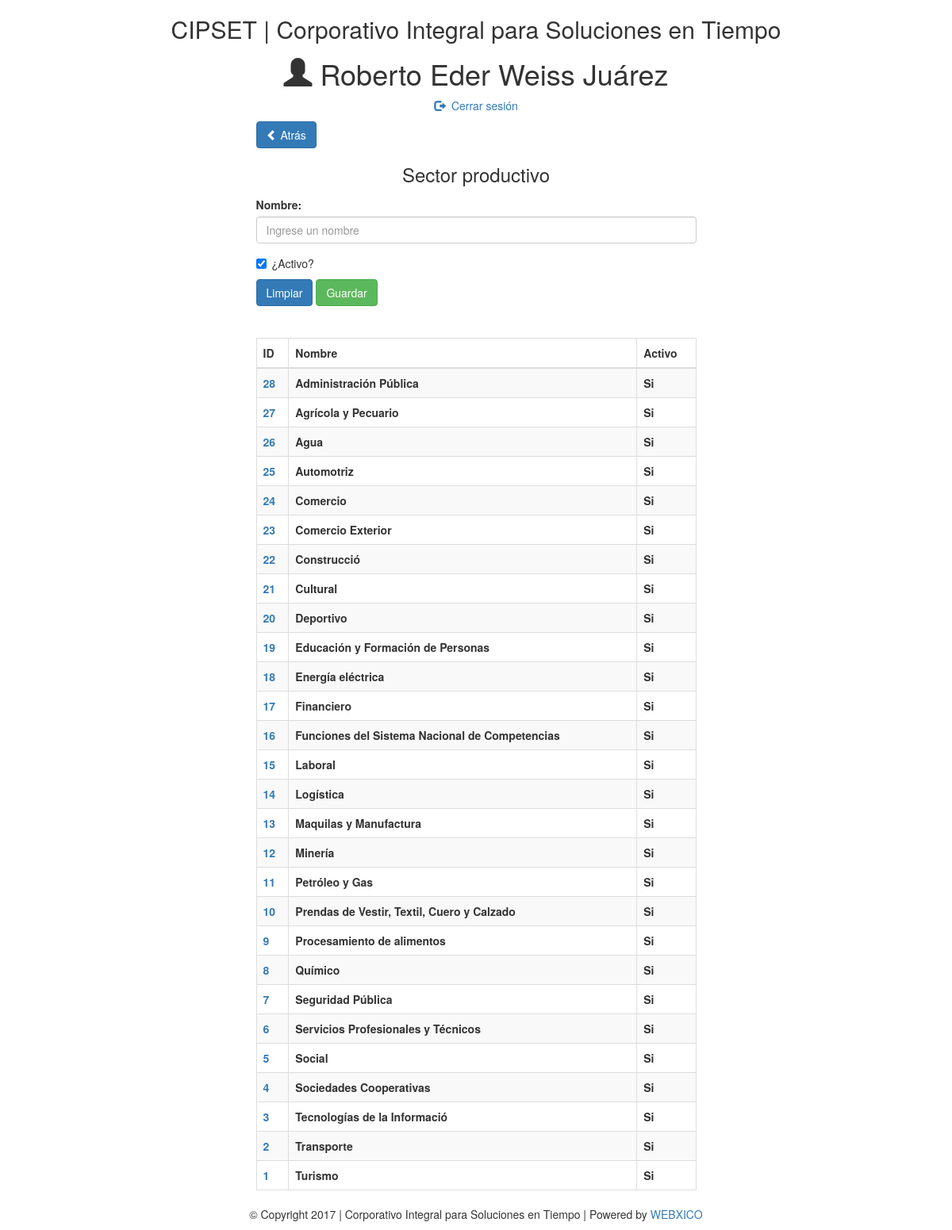
/php/cat_sectores_productivos.php (signed in), run on the app's committed database.
### tables this page shows
create table sectores_productivos
(
   id                   int not null,
   nombre               varchar(50),
   activo               bit,
   primary key (id)
);

### class/SectorProductivo.php (called while the page is built, shortened)
<?php
class SectorProductivo {
    private $nombre;
    function __construct() {
        $nargs = func_num_args();
    }
    private function limpiar() {
        $this->nombre = "";
    }
    function getNombre() {
        return $this->nombre;
    }
}

### class/UtilDB.php (called while the page is built, shortened)
<?php
class UtilDB {
    private static $servername = "localhost";
    private static $username = "root";
    private static $password = "";
    private static $database = "cipset";
    static function getConnection() {
        try {
            $cnxString = "mysql:host=" . UtilDB::$servername . ";dbname=" . UtilDB::$database;
            $params = array(PDO::MYSQL_ATTR_INIT_COMMAND => "SET NAMES utf8", PDO::ATTR_ERRMODE => PDO::ERRMODE_EXCEPTION, PDO::ATTR_CASE => PDO::CASE_LOWER);
            $cnx = new PDO($cnxString, UtilDB::$username, UtilDB::$password, $params);
        } catch (PDOException $e) {
            echo "Connection failed: " . $e->getMessage();
        }
        return $cnx;
    }
    static function ejecutaConsulta($sql) {
        $cnx3 = UtilDB::getConnection();
        $rst = $cnx3->query($sql);
        return $rst;
    }
}

### php/cat_sectores_productivos.php (the view, shortened to what this page needs)
<?php
require_once '../class/SectorProductivo.php';
require_once '../class/UtilDB.php';
$s = new SectorProductivo();
?>
<!DOCTYPE html>
<html lang="es">
    <head>
        <link href="../bower_components/bootstrap/dist/css/bootstrap.min.css" rel="stylesheet"/>
    </head>
    <body>
        <div class="container">
            <?php include './includeHeader2.php'; ?>
            <div class="row">
                <div class="col-md-6 col-md-offset-3">
                    <a href="home.php" class="btn btn-primary"><span class="glyphicon glyphicon-chevron-left"></span> Atrás</a><br/>
                    <h3 class="text-center">Sector productivo</h3>
                    <form name="frmSectorProductivo" id="frmSectorProductivo" action="<?php echo($_SERVER['PHP_SELF']); ?>" role="form" method="post">
                        <div class="form-group">
                            <label for="txtNombre">Nombre:</label>
                            <input type="text" name="txtNombre" id="txtNombre" placeholder="Ingrese un nombre" value="<?php echo($s->getNombre()); ?>" class="form-control"  maxlength="50"/>
                        </div>
                        <div class="checkbox">
                            <label><input type="checkbox" name="cbxActivo" id="cbxActivo" checked/>¿Activo?</label>
                        </div>
                        <button type="button" class="btn btn-primary" id="btnLimpiar" name="btnLimpiar" onclick="limpiar();">Limpiar</button>
                        <button type="button" class="btn btn-success" id="btnGrabar" name="btnGrabar" onclick="grabar();">Guardar</button>
                    </form>
                </div>
            </div>
            <div class="row">
                <div class="col-md-6 col-md-offset-3">
                    <br/>
                    <br/>
                    <table class="table table-bordered table-striped table-hover table-responsive">
                        <thead>
                            <tr>
                                <th>ID</th>
                                <th>Nombre</th>
                                <th>Activo</th>
                            </tr>
                        </thead>
                        <tbody>
                            <?php
                            $sql = "SELECT * FROM sectores_productivos ORDER BY id DESC";
                            $rst = UtilDB::ejecutaConsulta($sql);
                            foreach ($rst as $row) {
                                ?>
                                <tr>
                                    <th><a href="javascript:void(0);" onclick="$('#txtCveSectorProductivo').val(<?php echo($row['id']); ?>);
                                                recargar();"><?php echo($row['id']); ?></a></th>
                                    <th><?php echo($row['nombre']); ?></th>
                                    <th><?php echo($row['activo'] == 1 ? "Si" : "No"); ?></th>
                                </tr>
                            <?php } $rst->closeCursor(); ?>
                        </tbody>
                    </table>
                </div>
            </div>
            <div class="row">
                <?php include './includeFooter.php'; ?>
            </div>
        </div>
    </body>
</html>

### data on the page
sectores_productivos: id "28", nombre "Administración Pública", activo "Si"
sectores_productivos: id "27", nombre "Agrícola y Pecuario", activo "Si"
sectores_productivos: id "26", nombre "Agua", activo "Si"
sectores_productivos: id "25", nombre "Automotriz", activo "Si"
sectores_productivos: id "24", nombre "Comercio", activo "Si"
sectores_productivos: id "23", nombre "Comercio Exterior", activo "Si"
sectores_productivos: id "22", nombre "Construcció", activo "Si"
sectores_productivos: id "21", nombre "Cultural", activo "Si"
sectores_productivos: id "20", nombre "Deportivo", activo "Si"
sectores_productivos: id "19", nombre "Educación y Formación de Personas", activo "Si"
sectores_productivos: id "18", nombre "Energía eléctrica", activo "Si"
sectores_productivos: id "17", nombre "Financiero", activo "Si"
sectores_productivos: id "16", nombre "Funciones del Sistema Nacional de Competencias", activo "Si"
sectores_productivos: id "15", nombre "Laboral", activo "Si"
sectores_productivos: id "14", nombre "Logística", activo "Si"
sectores_productivos: id "13", nombre "Maquilas y Manufactura", activo "Si"
sectores_productivos: id "12", nombre "Minería", activo "Si"
sectores_productivos: id "11", nombre "Petróleo y Gas", activo "Si"
sectores_productivos: id "10", nombre "Prendas de Vestir, Textil, Cuero y Calzado", activo "Si"
sectores_productivos: id "9", nombre "Procesamiento de alimentos", activo "Si"
sectores_productivos: id "8", nombre "Químico", activo "Si"
sectores_productivos: id "7", nombre "Seguridad Pública", activo "Si"
sectores_productivos: id "6", nombre "Servicios Profesionales y Técnicos", activo "Si"
sectores_productivos: id "5", nombre "Social", activo "Si"
sectores_productivos: id "4", nombre "Sociedades Cooperativas", activo "Si"
sectores_productivos: id "3", nombre "Tecnologías de la Informació", activo "Si"
sectores_productivos: id "2", nombre "Transporte", activo "Si"
sectores_productivos: id "1", nombre "Turismo", activo "Si"

### other printed values
$_SESSION['nombre'] "Roberto Eder Weiss Juárez"
